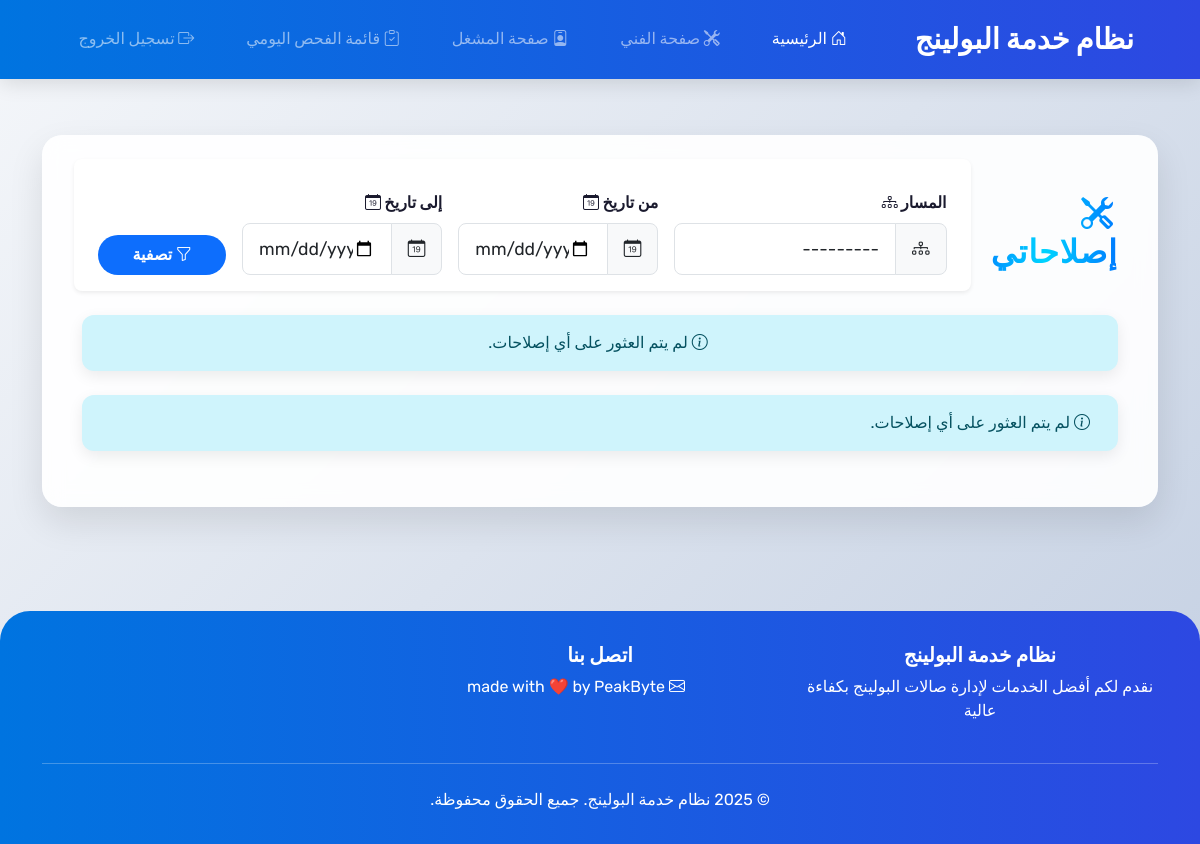
Page /app2/my_repairs/ (signed in) on the earlier database version.
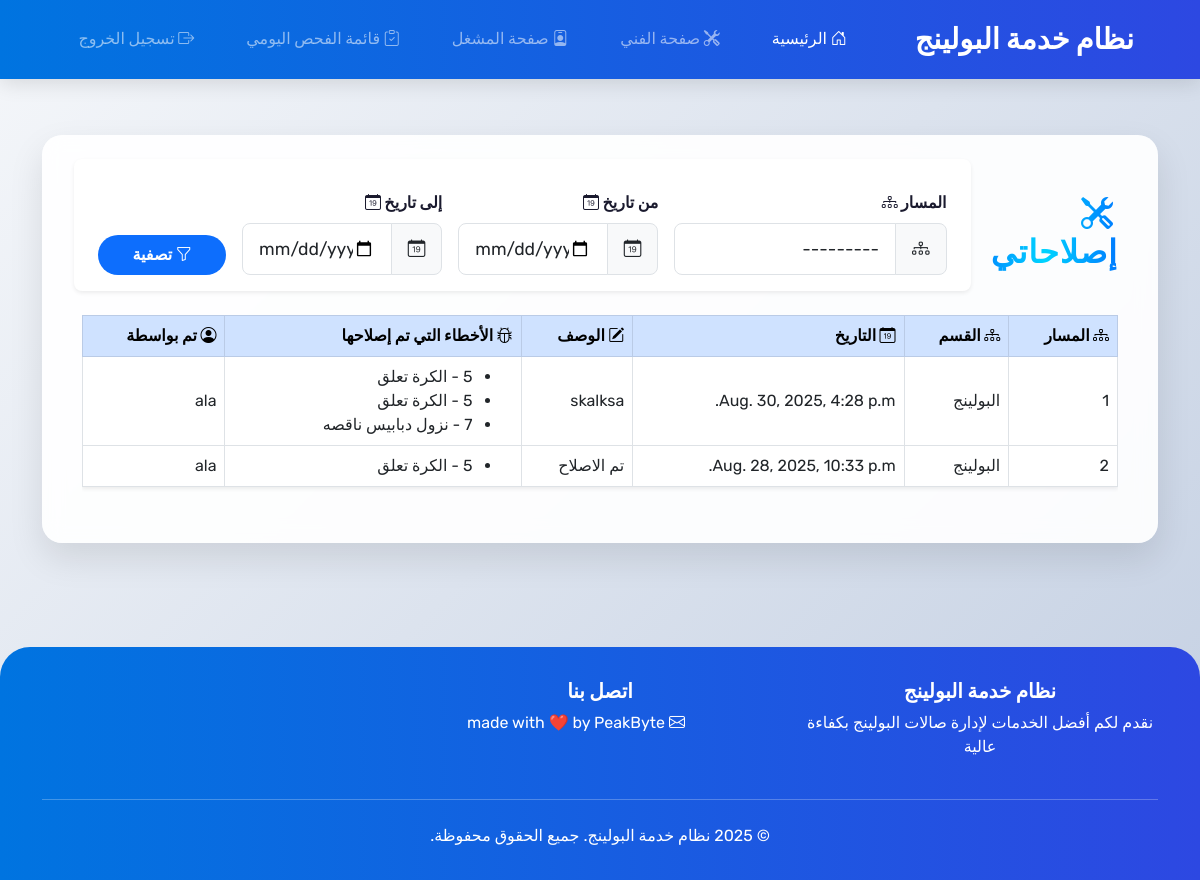
Same page on the later database version.
### app1/models.py (models this page shows, shortened)
class RepairLog(models.Model):
    lane = models.ForeignKey(Lane, on_delete=models.CASCADE)
    error = models.ManyToManyField(ErrorLog)
    date = models.DateTimeField(auto_now_add=True)
    description = models.TextField()
    repaired_by = models.ForeignKey(User, on_delete=models.CASCADE, related_name='repairs')
    created_at = models.DateTimeField(auto_now_add=True)
    updated_at = models.DateTimeField(auto_now=True)

class Lane(models.Model):
    section = models.ForeignKey(Section, on_delete=models.CASCADE)
    number = models.IntegerField()
    created_at = models.DateTimeField(auto_now_add=True)
    updated_at = models.DateTimeField(auto_now=True)
    def __str__(self):
        return f"Lane {self.number} in {self.section.name}"

class Section(models.Model):
    name = models.CharField(max_length=100)

class ErrorLog(models.Model):
    lane = models.ForeignKey(Lane, on_delete=models.CASCADE)
    error = models.ForeignKey(Error, on_delete=models.CASCADE)
    date = models.DateField(auto_now_add=True)
    time = models.TimeField(auto_now_add=True)
    notes = models.TextField(blank=True, null=True)
    is_resolved = models.BooleanField(default=False)
    resolved_by = models.ForeignKey(User, on_delete=models.CASCADE, related_name='errors_resolved', blank=True, null=True)
    created_by = models.ForeignKey(User, on_delete=models.CASCADE, related_name='error_logs')
    created_at = models.DateTimeField(auto_now_add=True)
    updated_at = models.DateTimeField(auto_now=True)

class Error(models.Model):
    number = models.CharField(max_length=10)
    description = models.CharField(max_length=100)
    created_at = models.DateTimeField(auto_now_add=True)
    updated_at = models.DateTimeField(auto_now=True)

### app2/views.py (the view, shortened to what this page needs)
# urls.py: path('my_repairs/', views.my_repairs, name='my_repairs'),
@login_required
def my_repairs(request):
    from .forms import RepairLogFilterForm
    if not maintenance_role(request):
        return redirect('home_genaric')
    form = RepairLogFilterForm(request.GET or None)
    repair_logs = RepairLog.objects.filter(repaired_by=request.user).order_by('-created_at')
    return render(request, 'my_repairs.html', {'repair_logs': repair_logs, 'form': form})

### app2/forms.py
class RepairLogFilterForm(forms.Form):
    lane = forms.ModelChoiceField(queryset=Lane.objects.all(), required=False, label='Lane', widget=forms.Select(attrs={'class': 'form-control'}))
    date_from = forms.DateField(required=False, widget=forms.DateInput(attrs={'type': 'date', 'class': 'form-control'}), label='Date From')
    date_to = forms.DateField(required=False, widget=forms.DateInput(attrs={'type': 'date', 'class': 'form-control'}), label='Date To')
    class Meta:
        model = RepairLog
        fields = ['lane', 'date_from', 'date_to']
        widgets = {
            'lane': forms.Select(attrs={'class': 'form-control'}),
            'date_from': forms.DateInput(attrs={'class': 'form-control', 'type': 'date'}),
            'date_to': forms.DateInput(attrs={'class': 'form-control', 'type': 'date'}),
        }

### auth_management/permission.py (called while the page is built)
@login_required
def maintenance_role(request):
    print(request.META.get('HTTP_REFERER') and '/auth/login/' in request.META.get('HTTP_REFERER'))
    if request.user.groups.filter(name='Admin').exists() or request.user.groups.filter(name='Maintenance').exists():
        return True
    else:
        return False

### app2/templates/my_repairs.html (shortened to what this page needs)
{% extends 'base.html' %}
{% block content %}
<div class="container-fluid px-0" dir="rtl">
    <div class="d-flex flex-column flex-md-row justify-content-between align-items-center mb-4 gap-2">
        <h2 class="wow mb-0"><i class="bi bi-tools me-1"></i> إصلاحاتي</h2>
        <form method="get" class="row g-3 p-3 bg-white rounded-3 shadow-sm align-items-end w-100 w-md-auto" style="max-width: 900px;">
            <div class="col-12 col-md-4">
                <label class="form-label fw-bold mb-2">المسار <i class="bi bi-diagram-3 ms-1"></i></label>
                <div class="input-group input-group-lg flex-row-reverse">
                    {{ form.lane }}
                    <span class="input-group-text bg-light"><i class="bi bi-diagram-3"></i></span>
                </div>
            </div>
            <div class="col-6 col-md-3">
                <label class="form-label fw-bold mb-2">من تاريخ <i class="bi bi-calendar-date ms-1"></i></label>
                <div class="input-group input-group-lg flex-row-reverse">
                    {{ form.date_from }}
                    <span class="input-group-text bg-light"><i class="bi bi-calendar-date"></i></span>
                </div>
            </div>
            <div class="col-6 col-md-3">
                <label class="form-label fw-bold mb-2">إلى تاريخ <i class="bi bi-calendar-date ms-1"></i></label>
                <div class="input-group input-group-lg flex-row-reverse">
                    {{ form.date_to }}
                    <span class="input-group-text bg-light"><i class="bi bi-calendar-date"></i></span>
                </div>
            </div>
            <div class="col-12 col-md-2 d-grid">
                <button type="submit" class="btn btn-primary fw-bold py-2"><i class="bi bi-funnel"></i> تصفية</button>
            </div>
        </form>
    </div>
    {% if repair_logs %}
    <div class="table-responsive">
        <table class="table table-bordered table-hover align-middle bg-white shadow-sm">
            <thead class="table-primary">
                <tr>
                    <th scope="col"><i class="bi bi-diagram-3"></i> المسار</th>
                    <th scope="col"><i class="bi bi-diagram-3"></i> القسم</th>
                    <th scope="col"><i class="bi bi-calendar-date"></i> التاريخ</th>
                    <th scope="col"><i class="bi bi-pencil-square"></i> الوصف</th>
                    <th scope="col"><i class="bi bi-bug"></i> الأخطاء التي تم إصلاحها</th>
                    <th scope="col"><i class="bi bi-person-circle"></i> تم بواسطة</th>
                </tr>
            </thead>
            <tbody>
                {% for log in repair_logs %}
                <tr>
                    <td>{{ log.lane.number }}</td>
                    <td>{{ log.lane.section.name }}</td>
                    <td>{{ log.date }}</td>
                    <td>{{ log.description }}</td>
                    <td>
                        <ul class="mb-0 ps-3">
                            {% for errorlog in log.error.all %}
                            <li>{{ errorlog.error.number }} - {{ errorlog.error.description }}</li>
                            {% endfor %}
                        </ul>
                    </td>
                    <td>{{ log.repaired_by.username|default:"-" }}</td>
                </tr>
                {% endfor %}
            </tbody>
        </table>
    </div>
    {% else %}
    <div class="alert alert-info mt-4 text-center"><i class="bi bi-info-circle me-1"></i> لم يتم العثور على أي إصلاحات.</div>
    {% endif %}
</div>
{% if repair_logs %}
{% else %}
    <div class="alert alert-info mt-4"><i class="bi bi-info-circle me-1"></i> لم يتم العثور على أي إصلاحات.</div>
{% endif %}
{% endblock %}

Differences in the rows shown:
added RepairLog: lane.number "1", lane.section.name "البولينج", date "Aug. 30, 2025, 4:28 p.m.", description "skalksa", repaired_by.username "ala"
added ErrorLog: error.number "5", error.description "الكرة تعلق", shown under "1"
added ErrorLog: error.number "5", error.description "الكرة تعلق", shown under "1"
added ErrorLog: error.number "7", error.description "نزول دبابيس ناقصه", shown under "1"
added RepairLog: lane.number "2", lane.section.name "البولينج", date "Aug. 28, 2025, 10:33 p.m.", description "تم الاصلاح", repaired_by.username "ala"
added ErrorLog: error.number "5", error.description "الكرة تعلق", shown under "2"
Other differences:
text no longer shown: "لم يتم العثور على أي إصلاحات. لم يتم العثور على أي إصلاحات."
text now shown: "المسار القسم التاريخ الوصف الأخطاء التي تم إصلاحها تم بواسطة"
